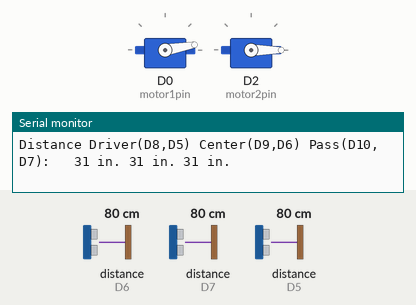
Simulated run of this sketch. Board: ESP8266 (NodeMCU). Shown: 2 × servo, the last lines printed to the serial monitor. Inputs (shaded band) come from the test bench; at power-on: distance to the obstacle (sensors on D6, D7, D5) 80 cm.

Above: at 1.2 s.
1.3 s: distance to the obstacle (sensor on D6) set to 9 cm
4.3 s: distance to the obstacle (sensor on D6) set to 6 cm
At 5.5 s:
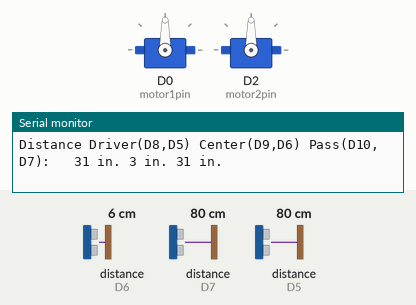
Timing chart, 0 to 7.3 s (numbered marks = the images above; inputs shaded):
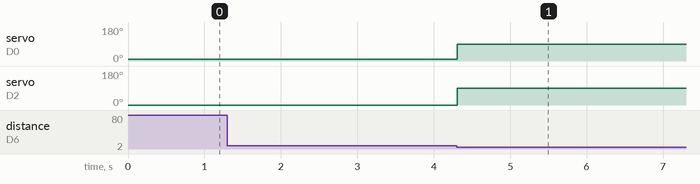

The sketch:

RobotGoStop.ino
```cpp
#include <Ultrasonic.h>
#include <Servo.h>


#define motor1pin D0
#define motor2pin D2

Servo motor1;  // Creates a servo object called "motor1"
Servo motor2;  // Creates a servo object called "motor2"

Ultrasonic ultrasonic_driver(D8, D5);  // An ultrasonic sensor HC-04
Ultrasonic ultrasonic_center(D9, D6);  // An ultrasonic sensor HC-04
Ultrasonic ultrasonic_pass(D10, D7);  // An ultrasonic sensor HC-04

void setup() {
  // put your setup code here, to run once:

  Serial.begin(115200);

  motor1.attach(motor1pin);  // D0 will be a servo motor pin – Driver Side
  motor2.attach(motor2pin);  // D2 will be a servo motor pin – Passenger Side
  motor1.write(90); // Turns motor 1 off
  motor2.write(90); // Turns motor 2 off


}

void loop() {
  // put your main code here, to run repeatedly:
     Serial.print("Distance Driver(D8,D5) Center(D9,D6) Pass(D10,D7):   ");  // Print a caption
     Serial.print(ultrasonic_driver.read(INC));
     Serial.print(" in. ");
     Serial.print(ultrasonic_center.read(INC));
     Serial.print(" in. ");
     Serial.print(ultrasonic_pass.read(INC));
     Serial.println(" in. ");


    motor1.write(10);
    motor2.write(0);

  if (ultrasonic_driver.read(INC) < 2.75 || ultrasonic_center.read(INC) < 2.75 || ultrasonic_pass.read(INC) < 2.75) {
    motor1.write(90);
    motor2.write(90);
    delay(5000);
  }

}
```

Measured:
- the behaviour switches between 8 and 7 cm on distance to the obstacle (sensor on D6) (found by bisection; images 0 and 1)
- after the input at 4.3 s, servo on D0 (motor1pin): 10° → 90° at once; servo on D2 (motor2pin): 0° → 90° at once
